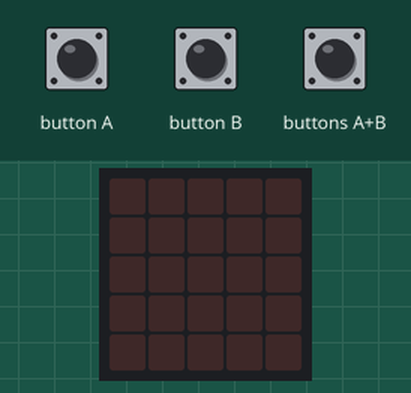
Recording of a program running on a simulated BBC micro:bit (MakeCode). On the bench: the board's 5×5 LED display. The inputs (shaded band) are chosen by the test bench. The 48×5 strip is a reading aid, not a part: it shows the text the display is scrolling, unrolled, one strip-width of it at a time.

Above: at 1.2 s.
1.3 s: button B pressed for 0.15 s
At 1.9 s:
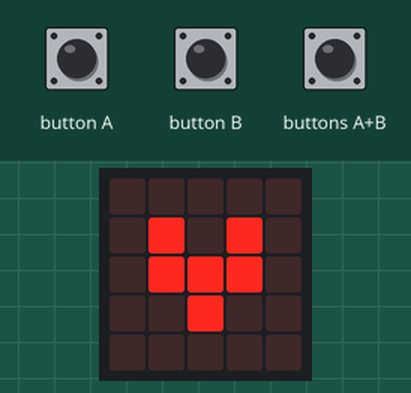
7.3 s: button A pressed for 0.15 s
At 13.35 s:
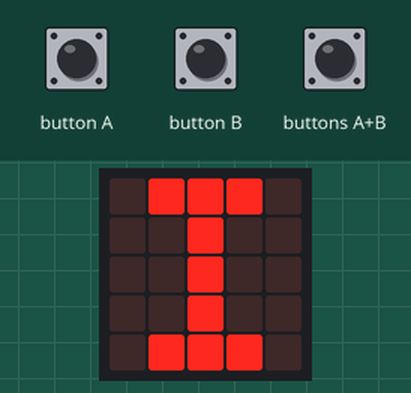
13.4 s: buttons A+B pressed for 0.15 s
At 17.9 s:
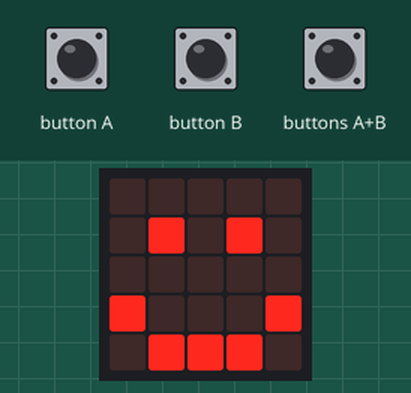
Timing chart, 0 to 19.4 s (numbered marks = the images above; inputs shaded):
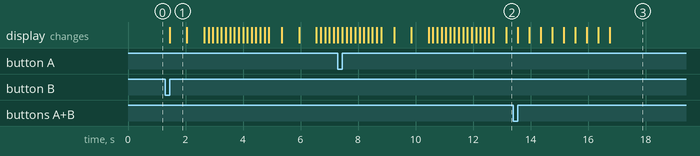

The program:

main.ts
```typescript
input.onButtonPressed(Button.A, function () {
    for (let index = 0; index < 3; index++) {
        basic.showLeds(`
            . # # # .
            . . # . .
            . . # . .
            . . # . .
            . # # # .
            `)
        basic.showLeds(`
            . # . # .
            # . # . #
            # . . . #
            . # . # .
            . . # . .
            `)
        basic.showLeds(`
            # . . . #
            # . . . #
            # . . . #
            # . . . #
            . # # # .
            `)
    }
})
input.onButtonPressed(Button.AB, function () {
    basic.showIcon(IconNames.Happy)
})
input.onButtonPressed(Button.B, function () {
    for (let index = 0; index < 3; index++) {
        basic.showIcon(IconNames.SmallHeart)
        basic.showIcon(IconNames.Heart)
        basic.showString("SB")
    }
})
```

test.ts
```typescript
// 在這裡測試；當此封包作為擴充功能時，將不會編譯此內容。
```

Measured:
- after the input at 1.3 s, the display: changes after 0.15 s (image 1)
- after the input at 7.3 s, the display: first differs from a run without the input after 5.9 s (image 2)
- after the input at 13.4 s, the display: first differs from a run without the input after 3.4 s (image 3)
- what the display in image 1 shows lasts 0.6 s, from 1.5 s to 2.1 s
